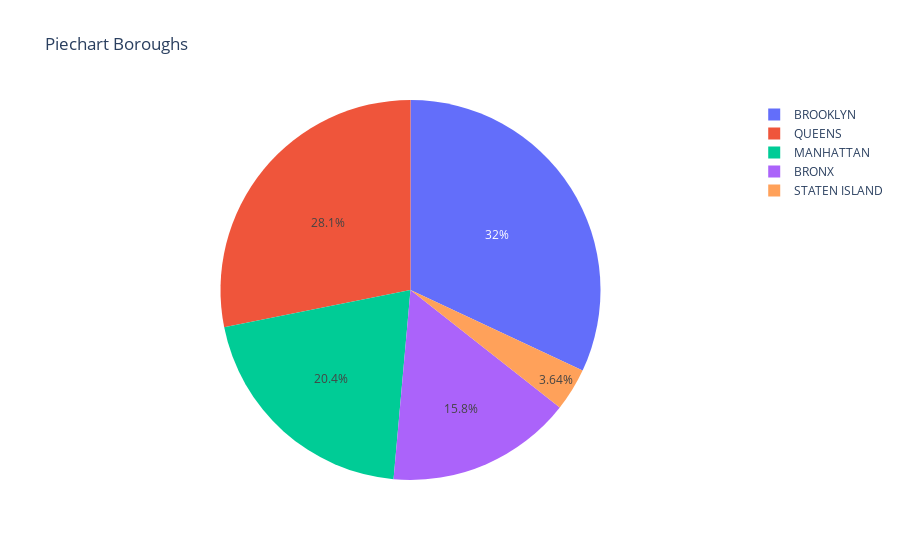

Here is the notebook cell this chart was saved with:
### Markdown cell above
Frecuencia de accidentes en cada distrito de Nueva York

### Code cell
import plotly.express as px
fig = px.pie(pie_borough, values='Frecuencia', \
             names=pie_borough.index, title='Piechart Boroughs')
fig.show()

### Figure 1 — Plotly figure (JSON) as saved in the notebook; plotly's stock layout.template omitted (floating-point values rounded to 4 significant figures)
{"data": [{"domain": {"x": [0, 1], "y": [0, 1]}, "hovertemplate": "BOROUGH=%{label}<br>Frecuencia=%{value}<extra></extra>", "labels": ["BRONX", "BROOKLYN", "MANHATTAN", "QUEENS", "STATEN ISLAND"], "legendgroup": "", "name": "", "showlegend": true, "type": "pie", "values": [37709, 76253, 48749, 67120, 8691]}], "layout": {"legend": {"tracegroupgap": 0}, "title": {"text": "Piechart Boroughs"}}}
